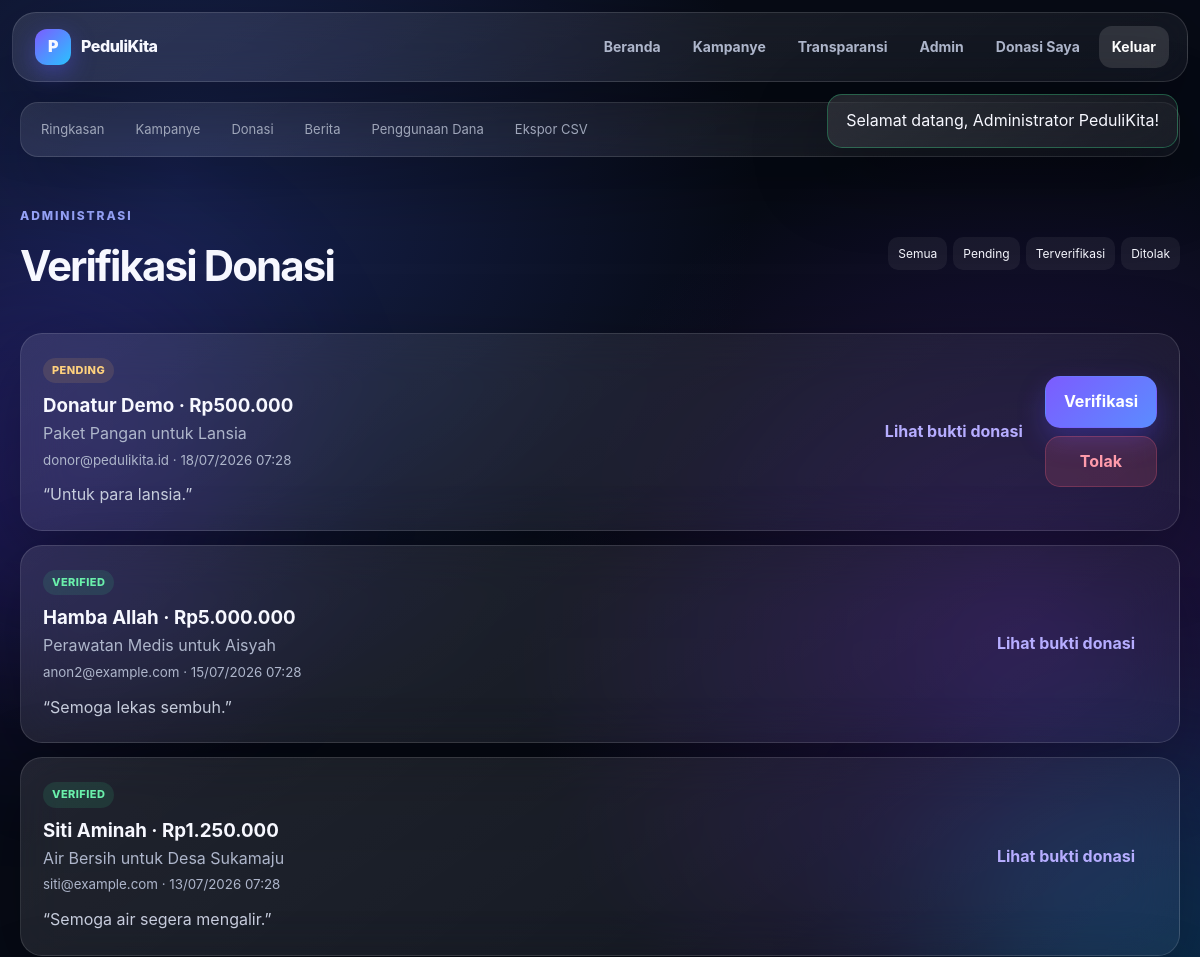
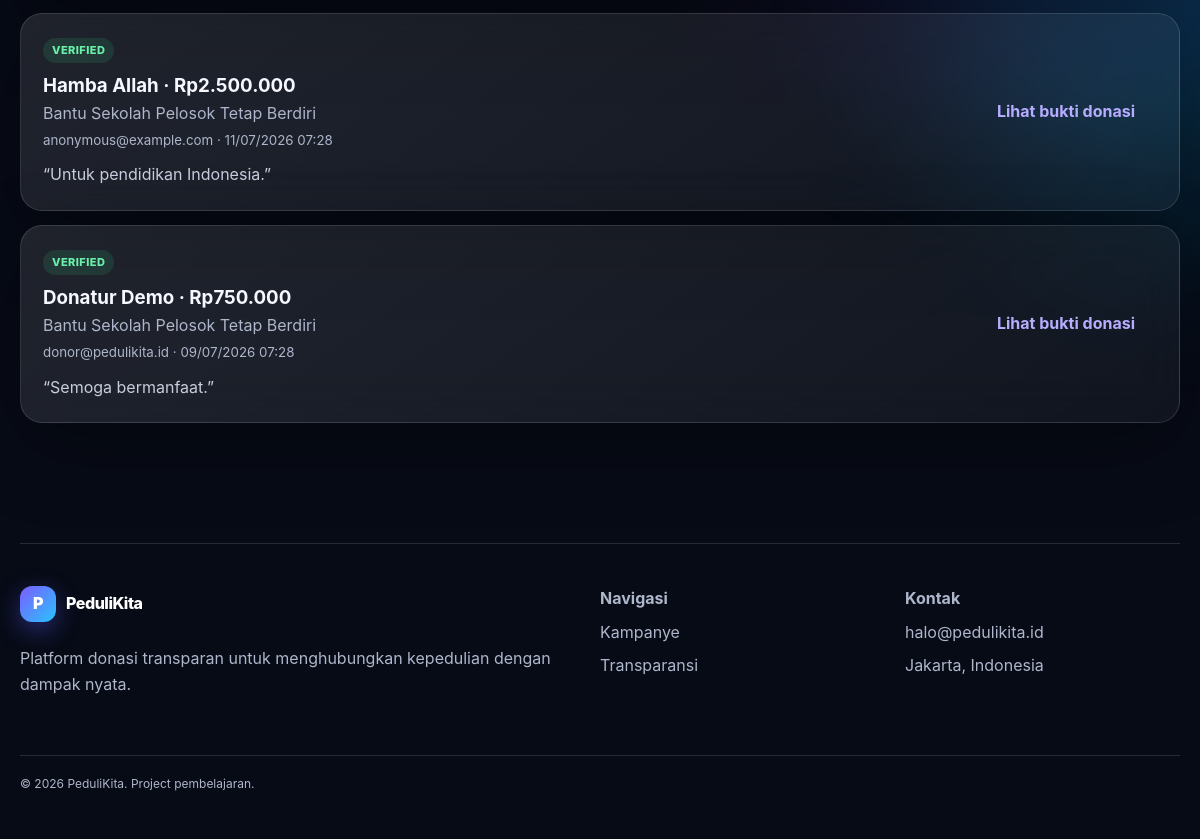
Screenshot of /admin/donations.php (signed in) with the database file from the repository (2 pictures, top to bottom).
### tables this page shows
CREATE TABLE donations (
    id INTEGER PRIMARY KEY AUTOINCREMENT,
    campaign_id INTEGER NOT NULL,
    user_id INTEGER,
    donor_name TEXT NOT NULL,
    email TEXT NOT NULL,
    phone TEXT,
    amount REAL NOT NULL,
    anonymous INTEGER NOT NULL DEFAULT 0,
    message TEXT,
    payment_method TEXT NOT NULL,
    proof_file TEXT,
    status TEXT NOT NULL DEFAULT 'pending' CHECK(status IN ('pending','verified','rejected')),
    receipt_code TEXT NOT NULL UNIQUE,
    verified_at TEXT,
    created_at TEXT NOT NULL DEFAULT CURRENT_TIMESTAMP,
    FOREIGN KEY(campaign_id) REFERENCES campaigns(id) ON DELETE CASCADE,
    FOREIGN KEY(user_id) REFERENCES users(id) ON DELETE SET NULL
);

### config.php (called while the page is built, shortened)
<?php
function db(): PDO
{
    static $pdo = null;
    if ($pdo instanceof PDO) {
        return $pdo;
    }
    $pdo = new PDO('sqlite:' . DB_PATH, null, null, [
        PDO::ATTR_ERRMODE => PDO::ERRMODE_EXCEPTION,
        PDO::ATTR_DEFAULT_FETCH_MODE => PDO::FETCH_ASSOC,
    ]);
    $pdo->exec('PRAGMA foreign_keys = ON');
    return $pdo;
}

### helpers.php (called while the page is built, shortened)
<?php
require_once __DIR__ . '/config.php';
function e(?string $value): string { return htmlspecialchars((string)$value, ENT_QUOTES, 'UTF-8'); }
function url(string $path=''): string {
    $script = str_replace('\\','/', dirname($_SERVER['SCRIPT_NAME'] ?? '/'));
    if (str_ends_with($script, '/admin')) $script = dirname($script);
    $script = rtrim($script, '/.');
    return ($script ?: '') . '/' . ltrim($path, '/');
}
function money(float|int|string $amount): string { return 'Rp' . number_format((float)$amount, 0, ',', '.'); }

### admin/donations.php (the view, shortened to what this page needs)
<?php
require_once dirname(__DIR__).'/helpers.php';require_admin();$pageTitle='Verifikasi Donasi';
$status=$_GET['status']??'';$sql="SELECT d.*,c.title campaign_title FROM donations d JOIN campaigns c ON c.id=d.campaign_id";$params=[];if(in_array($status,['pending','verified','rejected'],true)){$sql.=' WHERE d.status=?';$params[]=$status;}$sql.=" ORDER BY CASE d.status WHEN 'pending' THEN 0 ELSE 1 END,d.created_at DESC";$stmt=db()->prepare($sql);$stmt->execute($params);$rows=$stmt->fetchAll();include dirname(__DIR__).'/partials/header.php';include __DIR__.'/nav.php';?>
<section class="admin-content container"><div class="admin-heading"><div><span class="eyebrow">Administrasi</span><h1>Verifikasi Donasi</h1></div><div class="pills"><a href="?">Semua</a><a href="?status=pending">Pending</a><a href="?status=verified">Terverifikasi</a><a href="?status=rejected">Ditolak</a></div></div><div class="donation-admin-list"><?php foreach($rows as $d):?><article class="glass admin-donation <?=((int)($_GET['focus']??0)===$d['id'])?'focused':''?>"><div><span class="status <?=e($d['status'])?>"><?=e($d['status'])?></span><h3><?=e($d['donor_name'])?> · <?=money((float)$d['amount'])?></h3><p><?=e($d['campaign_title'])?></p><small><?=e($d['email'])?> · <?=date('d/m/Y H:i',strtotime($d['created_at']))?></small><?php if($d['message']):?><blockquote>“<?=e($d['message'])?>”</blockquote><?php endif;?></div><div class="proof-box"><?php if($d['proof_file']):?><a class="btn ghost" target="_blank" href="<?=url('admin/proof.php?id='.$d['id'])?>">Lihat Bukti Transfer</a><?php endif;?><a class="text-link" target="_blank" href="<?=url('receipt.php?code='.urlencode($d['receipt_code']))?>">Lihat bukti donasi</a></div><?php if($d['status']==='pending'):?><form method="post" class="verify-actions"><?=csrf_field()?><input type="hidden" name="id" value="<?=$d['id']?>"><button class="btn primary" name="status" value="verified">Verifikasi</button><button class="btn danger" name="status" value="rejected">Tolak</button></form><?php endif;?></article><?php endforeach;?></div></section>
<?php include dirname(__DIR__).'/partials/footer.php'; ?>

### assets/css/style.css (style rules this page uses)
:root { --bg:#070b16;--panel:rgba(255,255,255,.08);--panel-strong:rgba(255,255,255,.12);--line:rgba(255,255,255,.13);--text:#f7f8ff;--muted:#aeb6cb;--primary:#7c5cff;--primary2:#29c3ff;--success:#39d98a;--warning:#ffbd5a;--danger:#ff647c;--radius:26px;--shadow:0 24px 80px rgba(0,0,0,.32) }
* { box-sizing:border-box }
html { scroll-behavior:smooth }
body { margin:0;font-family:Inter,ui-sans-serif,system-ui,-apple-system,BlinkMacSystemFont,"Segoe UI",sans-serif;background:radial-gradient(circle at 15% 10%,#182350 0,transparent 30%),radial-gradient(circle at 85% 35%,#25154d 0,transparent 32%),var(--bg);color:var(--text);min-height:100vh;line-height:1.6 }
a { color:inherit;text-decoration:none }
.container { width:min(1160px,calc(100% - 32px));margin-inline:auto }
.glass { background:linear-gradient(145deg,rgba(255,255,255,.105),rgba(255,255,255,.045));border:1px solid var(--line);box-shadow:var(--shadow);backdrop-filter:blur(24px);-webkit-backdrop-filter:blur(24px) }
.eyebrow { text-transform:uppercase;letter-spacing:.16em;font-size:12px;font-weight:800;color:#9aa7ff }
.btn { display:inline-flex;justify-content:center;align-items:center;gap:8px;border:1px solid transparent;border-radius:15px;padding:12px 18px;color:#fff;font:inherit;font-weight:750;cursor:pointer;transition:.2s;background:none }
.btn.primary { background:linear-gradient(135deg,var(--primary),#5b8cff);box-shadow:0 12px 28px rgba(93,76,255,.3) }
.btn.danger { background:rgba(255,100,124,.15);color:#ff9bab;border-color:rgba(255,100,124,.25) }
.section-head,.admin-heading { display:flex;justify-content:space-between;align-items:end;gap:20px;margin-bottom:28px }
.section-head h2,.panel h2,.admin-heading h1 { font-size:clamp(28px,4vw,42px);letter-spacing:-.045em;margin:5px 0 }
.text-link { color:#b6adff;font-weight:750 }
.status { display:inline-flex;border-radius:99px;padding:4px 9px;font-size:11px;font-weight:800;text-transform:uppercase;letter-spacing:.04em;background:rgba(255,255,255,.08) }
.status.verified,.status.active,.status.completed { color:#6af0ab;background:rgba(57,217,138,.12) }
.status.pending,.status.draft { color:#ffd17d;background:rgba(255,189,90,.12) }
.admin-content { padding:45px 0 90px }
.admin-heading { align-items:center }
.pills { display:flex;gap:6px;flex-wrap:wrap }
.pills a { padding:7px 10px;background:rgba(255,255,255,.06);border-radius:10px;font-size:12px }
.donation-admin-list { display:grid;gap:14px }
.admin-donation { display:grid;grid-template-columns:1fr auto auto;align-items:center;gap:22px;padding:22px;border-radius:22px }
.admin-donation h3 { margin:8px 0 0 }
.admin-donation p,.admin-donation small { color:var(--muted);margin:0 }
.admin-donation blockquote { margin:10px 0 0;color:#c8cede }
.proof-box,.verify-actions { display:flex;flex-direction:column;gap:8px }

### rows the page displays
donations: status "PENDING", donor_name "Donatur Demo", amount "Rp500.000", campaign_title "Paket Pangan untuk Lansia", email "donor@pedulikita.id", created_at "18/07/2026 07:28", message "Untuk para lansia."
donations: status "VERIFIED", donor_name "Hamba Allah", amount "Rp5.000.000", campaign_title "Perawatan Medis untuk Aisyah", email "anon2@example.com", created_at "15/07/2026 07:28", message "Semoga lekas sembuh."
donations: status "VERIFIED", donor_name "Siti Aminah", amount "Rp1.250.000", campaign_title "Air Bersih untuk Desa Sukamaju", email "siti@example.com", created_at "13/07/2026 07:28", message "Semoga air segera mengalir."
donations: status "VERIFIED", donor_name "Hamba Allah", amount "Rp2.500.000", campaign_title "Bantu Sekolah Pelosok Tetap Berdiri", email "anonymous@example.com", created_at "11/07/2026 07:28", message "Untuk pendidikan Indonesia."
donations: status "VERIFIED", donor_name "Donatur Demo", amount "Rp750.000", campaign_title "Bantu Sekolah Pelosok Tetap Berdiri", email "donor@pedulikita.id", created_at "09/07/2026 07:28", message "Semoga bermanfaat."

### other values shown
$f['message'] "Selamat datang, Administrator PeduliKita!"
